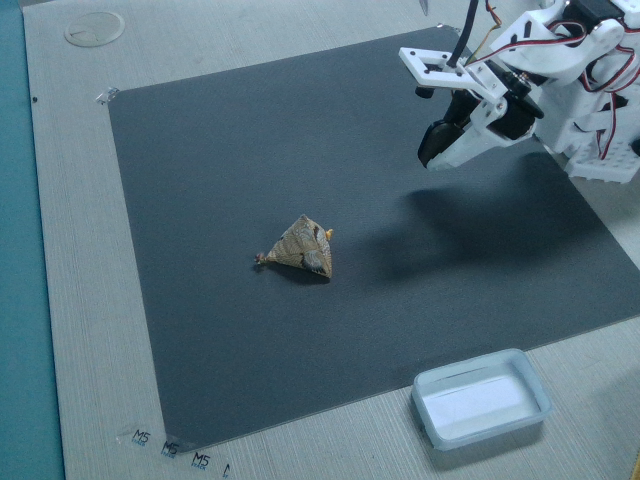
#> input picture simplify_work/obj_dection/refer.png, 640 x 480 px
$ python -i get_coordination_3d.py   (imports and definitions only)   (older library calls are emulated)
#> lines starting #> are read from the running program, lines starting #| are printed output that depends on the picture; after the words box and inside, x2 and y2 are one past the last pixel; in counts of white or black regions, pixels touching at a corner belong together
#> further down, picture is the input picture: shape (480, 640, 3); mean B, G, R 124.3, 111.8, 86.4


import cv2
import numpy as np
import pyrealsense2 as rs
import os

# 相机内参
# [1 line that did not run here, left out]
# [1 line that did not run here, left out]
# [1 line that did not run here, left out]
# [1 line that did not run here, left out]
# [1 line that did not run here, left out]
# [1 line that did not run here, left out]
# [1 line that did not run here, left out]
# [1 line that did not run here, left out]
# [1 line that did not run here, left out]

depth_scale = 0.0010000000474974513  # 深度单位转换为米

# 图像路径
image_dir = "from_videos"
sevenpoints = [
    (557, 149), (633, 261), (612, 236),
    (594, 212), (614, 326), (576, 340), (538, 350)
]

# 半径为2的区域采样
def get_local_depth_mean(depth_map, x, y, r=2):
    h, w = depth_map.shape
    x0 = max(x - r, 0)
    x1 = min(x + r + 1, w)
    y0 = max(y - r, 0)
    y1 = min(y + r + 1, h)
    roi = depth_map[y0:y1, x0:x1]
    valid = roi[roi > 0]
    return int(np.mean(valid)) if valid.size > 0 else 0

# 像素 -> 3D 点
def deproject_point(u, v, depth_value):
    depth_m = depth_value * depth_scale
    point_3d = rs.rs2_deproject_pixel_to_point(intrinsics, [u, v], depth_m)
    return tuple(point_3d)

# 深度还原处理流程
def restore_depth_from_b_channel(img):
    b_encoded = img[:, :, 0]
    g_encoded = img[:, :, 1]
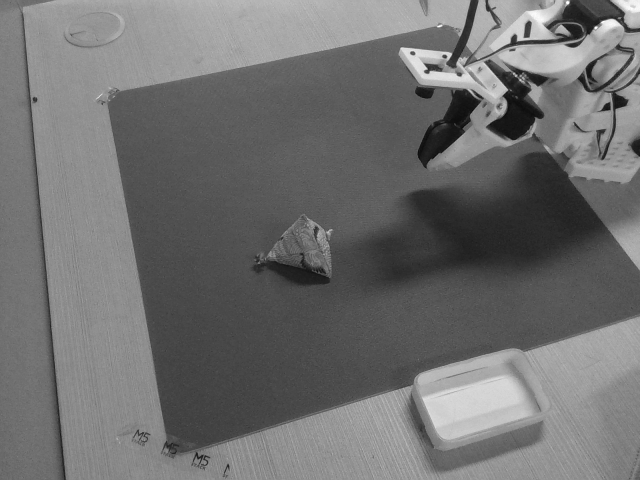
#> g_encoded: shape (480, 640); min 9, max 255, mean 111.8

    b_filtered = cv2.bilateralFilter(b_encoded, d=5, sigmaColor=75, sigmaSpace=75)
    laplacian = cv2.Laplacian(b_filtered, cv2.CV_64F, ksize=1)
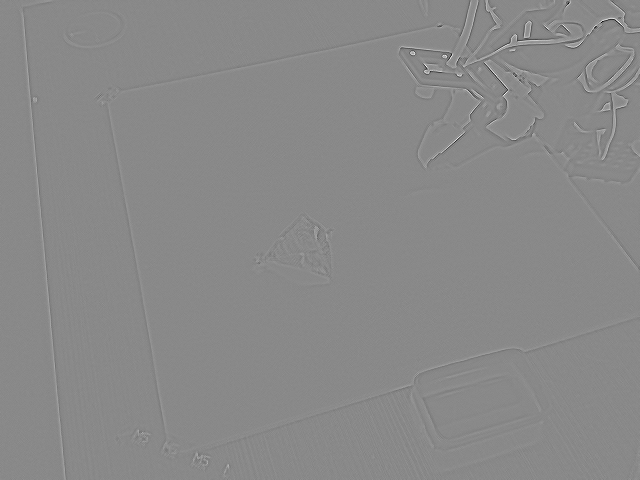
#> laplacian: shape (480, 640) float64; min -180, max 154, mean 0; drawn with min black and max white
    b_restored = b_encoded - laplacian
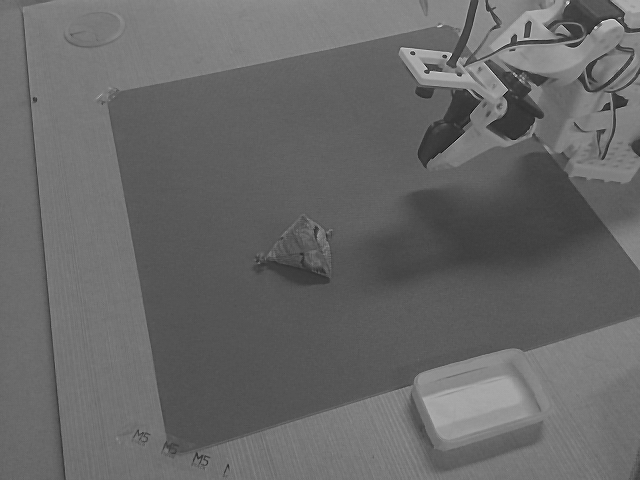
#> b_restored: shape (480, 640) float64; min -87, max 429, mean 124.3; drawn with min black and max white
    b_restored = np.clip(b_restored, 0, 255).astype(np.uint8)

    b_median = cv2.medianBlur(b_restored, 3)

    sobel_x = cv2.Sobel(b_median, cv2.CV_16S, 1, 0, ksize=3)
    sobel_y = cv2.Sobel(b_median, cv2.CV_16S, 0, 1, ksize=3)
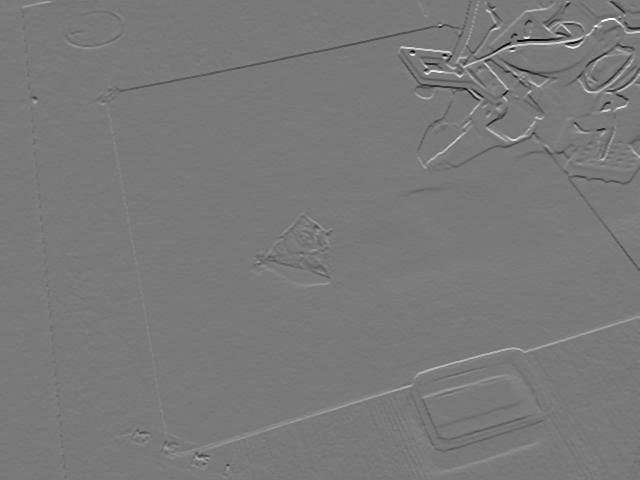
#> sobel_y: shape (480, 640) int16; min -816, max 890, mean -0.6; drawn with min black and max white
    gradient = cv2.convertScaleAbs(cv2.magnitude(sobel_x.astype(np.float32), sobel_y.astype(np.float32)))
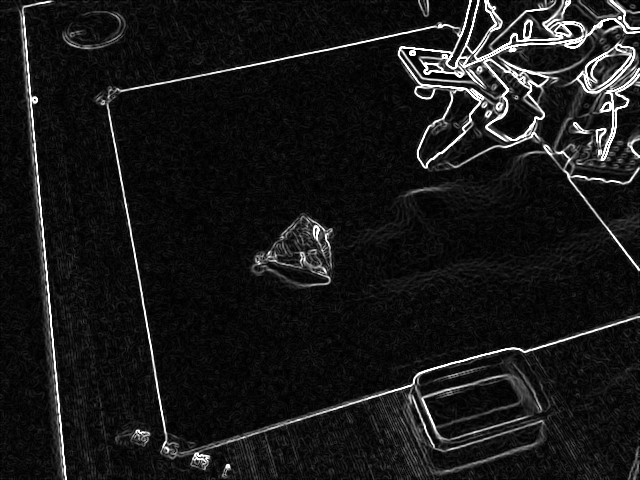
#> gradient: shape (480, 640); min 0, max 255, mean 24.5

    jump_mask = (gradient > 40)
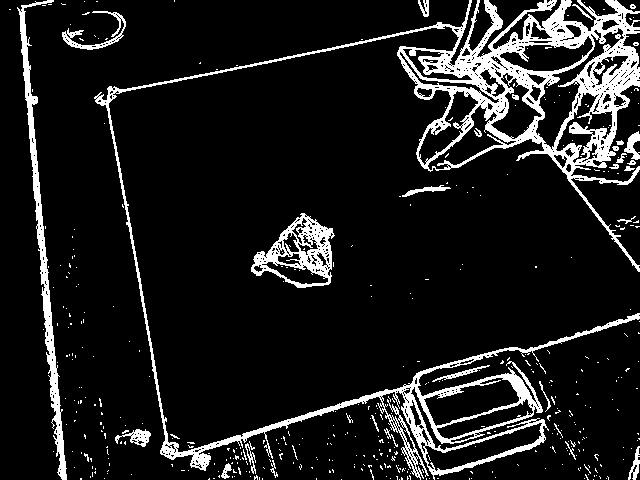
#> jump_mask: shape (480, 640) bool; 11.1% white; 435 white regions (404 under 20 px), largest, box (x1, y1, x2, y2) and area: (94, 0, 640, 480) 24632, (17, 0, 67, 480) 3264, (251, 213, 335, 288) 2351
    b_local_avg = cv2.blur(b_median, (3, 3))
    b_final = b_median.copy()
    b_final[jump_mask] = b_local_avg[jump_mask]
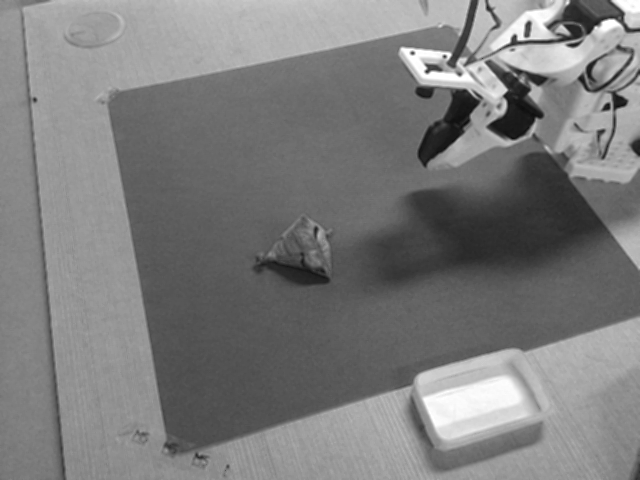
#> b_final: shape (480, 640); min 13, max 255, mean 124.3

    depth_restored = ((b_final.astype(np.uint16) << 8) | g_encoded.astype(np.uint16))
    return depth_restored

# 存储每张图中 3D 点
all_points_3d = []

# [47 lines not run here, left out]


# 平均
# [1 line that did not run here, left out]
# [1 line that did not run here, left out]
# [1 line that did not run here, left out]
# [1 line that did not run here, left out]

# 单位向量
# [1 line that did not run here, left out]
# [1 line that did not run here, left out]
# [1 line that did not run here, left out]

# [5 lines not run here, left out]

>>> import cv2
>>> picture = cv2.imread('refer.png')
>>> result = restore_depth_from_b_channel(picture)
